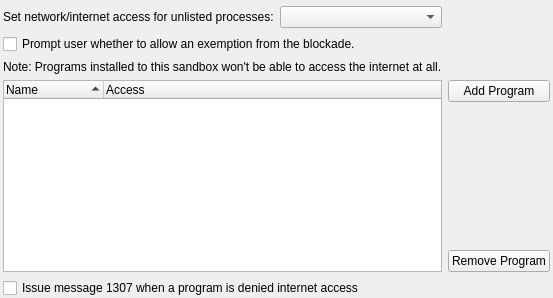
           <widget class="QWidget" name="tabINet">
            <attribute name="title">
             <string>Process Restrictions</string>
            </attribute>
            <layout class="QGridLayout" name="gridLayout_46">
             <property name="leftMargin">
              <number>3</number>
             </property>
             <property name="topMargin">
              <number>6</number>
             </property>
             <property name="rightMargin">
              <number>3</number>
             </property>
             <property name="bottomMargin">
              <number>0</number>
             </property>
             <item row="0" column="0">
              <layout class="QGridLayout" name="gridLayout_20">
               <item row="6" column="0">
                <widget class="QCheckBox" name="chkINetBlockMsg">
                 <property name="text">
                  <string>Issue message 1307 when a program is denied internet access</string>
                 </property>
                </widget>
               </item>
               <item row="3" column="1">
                <widget class="QPushButton" name="btnAddINetProg">
                 <property name="text">
                  <string>Add Program</string>
                 </property>
                </widget>
               </item>
               <item row="1" column="0">
                <widget class="QCheckBox" name="chkINetBlockPrompt">
                 <property name="text">
                  <string>Prompt user whether to allow an exemption from the blockade.</string>
                 </property>
                </widget>
               </item>
               <item row="5" column="1">
                <widget class="QPushButton" name="btnDelINetProg">
                 <property name="text">
                  <string>Remove Program</string>
                 </property>
                </widget>
               </item>
               <item row="2" column="0">
                <widget class="QLabel" name="label_11">
                 <property name="text">
                  <string>Note: Programs installed to this sandbox won't be able to access the internet at all.</string>
                 </property>
                </widget>
               </item>
               <item row="4" column="1">
                <spacer name="verticalSpacer_9">
                 <property name="orientation">
                  <enum>Qt::Vertical</enum>
                 </property>
                 <property name="sizeHint" stdset="0">
                  <size>
                   <width>20</width>
                   <height>40</height>
                  </size>
                 </property>
                </spacer>
               </item>
               <item row="3" column="0" rowspan="3">
                <widget class="QTreeWidget" name="treeINet">
                 <property name="sortingEnabled">
                  <bool>true</bool>
                 </property>
                 <column>
                  <property name="text">
                   <string>Name</string>
                  </property>
                 </column>
                 <column>
                  <property name="text">
                   <string>Access</string>
                  </property>
                 </column>
                </widget>
               </item>
               <item row="0" column="0">
                <layout class="QHBoxLayout" name="horizontalLayout_2">
                 <item>
                  <widget class="QLabel" name="label_12">
                   <property name="text">
                    <string>Set network/internet access for unlisted processes:</string>
                   </property>
                  </widget>
                 </item>
                 <item>
                  <widget class="QComboBox" name="cmbBlockINet"/>
                 </item>
                </layout>
               </item>
              </layout>
             </item>
            </layout>
           </widget>
